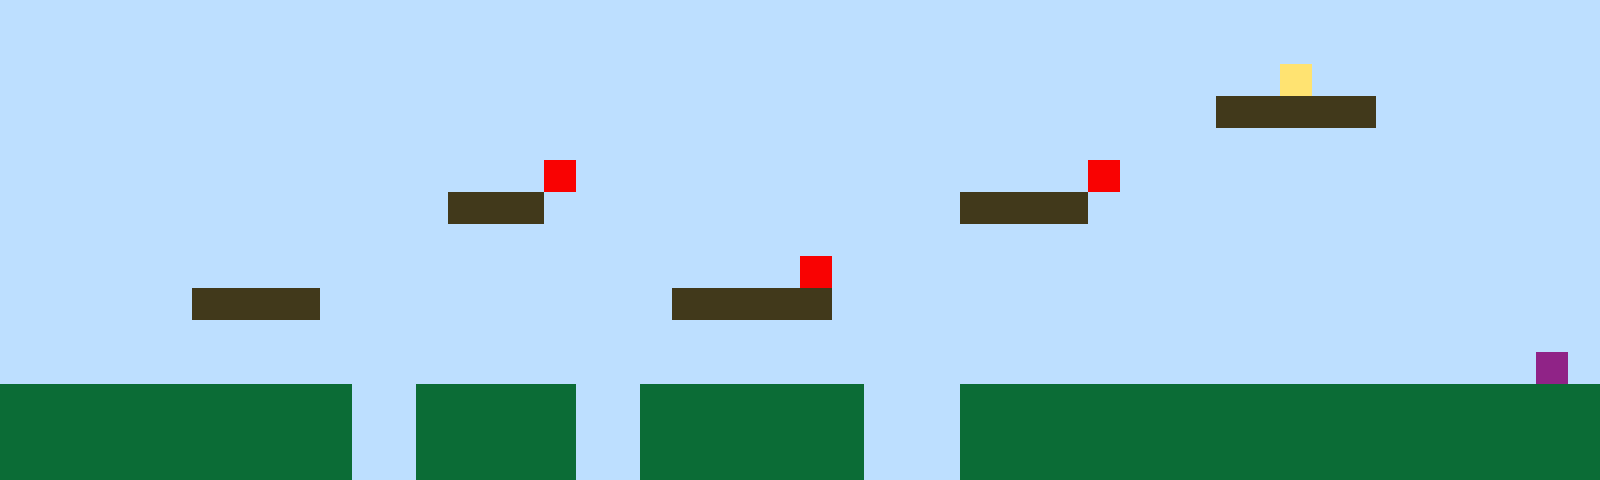

A 2D game scene composited from a Tiled map and its tileset images. What follows is a short description and the map's XML, with every tile layer's data as written:
An orthogonal 50x15 tile map with 32x32 px tiles, 1 tile layer (Tile Layer 1).

<map version="1.10" tiledversion="1.11.2" orientation="orthogonal" renderorder="right-up" width="50" height="15" tilewidth="32" tileheight="32" infinite="0" nextlayerid="2" nextobjectid="1"><editorsettings><export target="map1.csv" format="csv" /></editorsettings><tileset firstgid="1" name="sprites" tilewidth="32" tileheight="32" tilecount="6" columns="3"><image source="sprites.png" width="96" height="64" /></tileset><layer id="1" name="Tile Layer 1" width="50" height="15"><data encoding="csv">1,1,1,1,1,1,1,1,1,1,1,1,1,1,1,1,1,1,1,1,1,1,1,1,1,1,1,1,1,1,1,1,1,1,1,1,1,1,1,1,1,1,1,1,1,1,1,1,1,1,1,1,1,1,1,1,1,1,1,1,1,1,1,1,1,1,1,1,1,1,1,1,1,1,1,1,1,1,1,1,1,1,1,1,1,1,1,1,1,1,1,1,1,1,1,1,1,1,1,1,1,1,1,1,1,1,1,1,1,1,1,1,1,1,1,1,1,1,1,1,1,1,1,1,1,1,1,1,1,1,1,1,1,1,1,1,1,1,1,1,4,1,1,1,1,1,1,1,1,1,1,1,1,1,1,1,1,1,1,1,1,1,1,1,1,1,1,1,1,1,1,1,1,1,1,1,1,1,1,1,1,1,1,1,1,1,1,1,3,3,3,3,3,1,1,1,1,1,1,1,1,1,1,1,1,1,1,1,1,1,1,1,1,1,1,1,1,1,1,1,1,1,1,1,1,1,1,1,1,1,1,1,1,1,1,1,1,1,1,1,1,1,1,1,1,1,1,1,1,1,1,1,1,1,1,1,1,1,1,1,1,1,1,1,1,1,1,5,1,1,1,1,1,1,1,1,1,1,1,1,1,1,1,1,5,1,1,1,1,1,1,1,1,1,1,1,1,1,1,1,1,1,1,1,1,1,1,1,1,1,1,1,1,1,3,3,3,1,1,1,1,1,1,1,1,1,1,1,1,1,3,3,3,3,1,1,1,1,1,1,1,1,1,1,1,1,1,1,1,1,1,1,1,1,1,1,1,1,1,1,1,1,1,1,1,1,1,1,1,1,1,1,1,1,1,1,1,1,1,1,1,1,1,1,1,1,1,1,1,1,1,1,1,1,1,1,1,1,1,1,1,1,1,1,1,1,1,1,1,1,1,1,1,1,1,1,1,1,1,1,1,1,1,1,1,5,1,1,1,1,1,1,1,1,1,1,1,1,1,1,1,1,1,1,1,1,1,1,1,1,1,1,1,1,1,1,3,3,3,3,1,1,1,1,1,1,1,1,1,1,1,3,3,3,3,3,1,1,1,1,1,1,1,1,1,1,1,1,1,1,1,1,1,1,1,1,1,1,1,1,1,1,1,1,1,1,1,1,1,1,1,1,1,1,1,1,1,1,1,1,1,1,1,1,1,1,1,1,1,1,1,1,1,1,1,1,1,1,1,1,1,1,1,1,1,1,1,1,1,1,1,1,1,1,1,1,1,1,1,1,1,1,1,1,1,1,1,1,1,1,1,1,1,1,1,1,1,1,1,1,1,1,1,1,1,1,1,1,1,1,1,1,1,1,1,1,1,1,6,1,2,2,2,2,2,2,2,2,2,2,2,1,1,2,2,2,2,2,1,1,2,2,2,2,2,2,2,1,1,1,2,2,2,2,2,2,2,2,2,2,2,2,2,2,2,2,2,2,2,2,2,2,2,2,2,2,2,2,2,2,2,1,1,2,2,2,2,2,1,1,2,2,2,2,2,2,2,1,1,1,2,2,2,2,2,2,2,2,2,2,2,2,2,2,2,2,2,2,2,2,2,2,2,2,2,2,2,2,2,2,2,1,1,2,2,2,2,2,1,1,2,2,2,2,2,2,2,1,1,1,2,2,2,2,2,2,2,2,2,2,2,2,2,2,2,2,2,2,2,2</data></layer></map>
